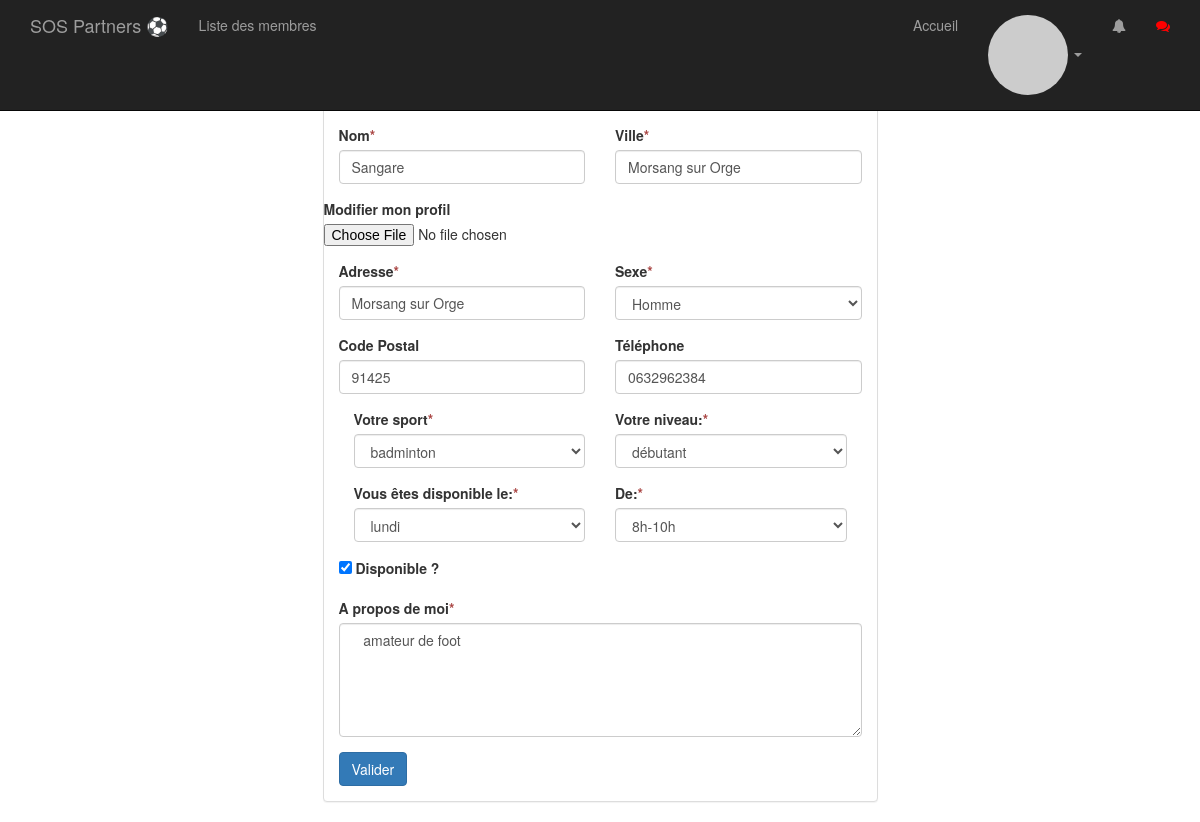
The app's page /edit_user.php?id=20 (signed in) with its own data.
### tables this page shows
CREATE TABLE `users` (
  `id` int(11) NOT NULL,
  `name` varchar(255) DEFAULT NULL,
  `pseudo` varchar(255) DEFAULT NULL,
  `email` varchar(255) DEFAULT NULL,
  `password` varchar(255) DEFAULT NULL,
  `active` enum('0','1') DEFAULT '0',
  `created_at` datetime DEFAULT NULL,
  `ville` varchar(255) DEFAULT NULL,
  `adresse` varchar(255) DEFAULT NULL,
  `sex` enum('H','F') DEFAULT NULL,
  `code_postal` varchar(255) DEFAULT NULL,
  `telephone` varchar(255) DEFAULT NULL,
  `disponible` enum('0','1') DEFAULT '0',
  `bio` text,
  `jour` enum('lundi','mardi','mercredi','jeudi','vendredi','samedi','dimanche') DEFAULT NULL,
  `sport` enum('badminton','tennis','squash','handball','basket','foot','volley','judo','golf') DEFAULT NULL,
  `disponibilite` set('8h-10h','10h-12h','12h-14h','14h-16h','16h-18h','18h-20h','20h-22h') DEFAULT NULL,
  `niveau` enum('debutant','amateur','competiteur','professionnel') DEFAULT NULL,
  `avatar` varchar(255) NOT NULL
);

### edit_user.php (called while the page is built, shortened)
<?php
require("config/database.php");
require("includes/functions.php");
if(!empty($_GET['id']) && $_GET['id'] === get_session('user_id')){
	$user = find_user_by_id($_GET['id']);
}else{
	redirect('profile.php?id='.get_session('user_id'));
}
require("views/edit_user.views.php");

### includes/functions.php (called while the page is built, shortened)
<?php
if(!function_exists('e')){
    function e($string){
     if($string){
     	return htmlspecialchars($string);
     }
    }
}
if(!function_exists('get_session')){
    function get_session($key){
     if($key){
   return !empty($_SESSION[$key])
            ? e($_SESSION[$key])
             : null;
     }
  }
}
if(!function_exists('find_user_by_id')){
    function find_user_by_id($key){
   global $db;
   $q = $db->prepare('SELECT name, pseudo, email, ville, adresse, sex, code_postal, telephone, disponible, jour, sport, disponibilite, niveau, bio FROM users WHERE id = ?');
   $id = $_GET['id'];
   $q->execute([$id]);
   $data = current($q->fetchAll(PDO::FETCH_OBJ));
     return $data;
     }
    }
    if(!function_exists('get_input')){
   	    function get_input($key){
   	    	return !empty($_SESSION['input'][$key])
   	    		? e($_SESSION['input'][$key])
   	    	   : null;
   	    	}
   }

### views/edit_user.views.php (the view, shortened to what this page needs)
     <?php include('partials/_header.php'); ?>
<div class="main-content">
    <div class="container">
      <div class="row">
      <?php if(!empty($_GET['id']) && $_GET['id'] == get_session('user_id')): ?>
    	<div class="col-md-6 col-md-offset-3">
    		 <div class="panel panel-default">
                   <div class="panel-heading">
                      <h3 class="panel-title">Editer mon profil</h3>
                   </div>
                <div class="panel-body">
                    <form data-parsley-validate method="post" autocomplete="off">
                      <div class="row">
  		                  	<div class="col-md-6">
  		            	   	 		<div class="form-group">
  		            	   	 			<label for="name">Nom<span class="text-danger">*</span></label>
  		            	   	 			<input type="text" name="name" id="name" class="form-control" placeholder="Nom" value="<?= get_input('name') ? get_input('name') : e($user-> name) ?>" required="required"/>
  		                            </div>
  		                        </div>
  		            <div class="col-md-6">
  		          	    <div class="form-group">
  		          	        <label for="ville">Ville<span class="text-danger">*</span></label>
  		          	        <input type="text" name="ville" id="ville" class="form-control" value="<?= get_input('ville') ? get_input('ville') : e($user-> ville) ?>" required="required"/>
  		          	    </div>
  		          	</div>
                          <div class="row">
                            <div class="col-md-12">
                                <div class="form-group">
                                    <label for="avatar">Modifier mon profil</label>
                                    <input type="file" name="avatar" id="avatar"/>
                                </div>
                            </div>
                          </div>
  		          	<div class="col-md-6">
  		          	 	<div class="form-group">
  		          	 		<label for="adresse">Adresse<span class="text-danger">*</span></label>
  		          	 		<input type="text" name="adresse" id="adresse" class="form-control" value="<?= get_input('adresse') ? get_input('name') : e($user-> ville) ?>" required="required"/>
  		          	    </div>
  		          	 </div>
  		          	<div class="col-md-6">
  		          	 	<div class="form-group">
  		          	 		<label for="sex">Sexe<span class="text-danger">*</span></label>
  		          	 		    <select required="required" name="sex" id="sex" class="form-control">
  		          	 			    <option value="H" <?= $user->sex == 'H' ? "selected" : "" ?>>
  		          	 				    Homme
  		          	 			    </option>
  		          	 		    </select>
  		          	 	</div>
  		          	</div>
   </div>
  		<div class="row">
  		          	    <div class="col-md-6">
  		          		    <div class="form-group">
  		          			    <label for="code_postal">Code Postal</label>
  		          			    <input type="text" name="code_postal" id="code_postal" value="<?= get_input('code_postal') ? get_input('code_postal') : e($user-> code_postal) ?>" class="form-control"/>
  		          		    </div>
  		          	    </div>
  		          	    <div class="col-md-6">
  		          		    <div class="form-group">
  		          			    <label for="telephone">Téléphone</label>
  		          			    <input type="text" name="telephone" id="telephone" value="<?= get_input('telephone') ? get_input('telephone') : e($user-> telephone) ?>" class="form-control"/>
  		          		    </div>
  		          	    </div>
  		            </div>
                    <div class="col-md-6">
                    <div class="form-group">
                      <label for="sport">Votre sport<span class="text-danger">*</span></label>
                          <select required="required" name="sport" id="sport" class="form-control">
                             <option>badminton</option>
                          </select>
                    </div>
                  </div>
                  <div class="col-md-6">
                    <div class="form-group">
                      <label for="niveau"> Votre niveau:<span class="text-danger">*</span></label>
                          <select required="required" name="niveau" id="niveau" class="form-control">
                             <option>débutant</option>
                          </select>
                    </div>
                  </div>
                    <div class="col-md-6">
                    <div class="form-group">
                      <label for="jour">Vous êtes disponible le:<span class="text-danger">*</span></label>
                          <select required="required" name="jour" id="jour" class="form-control">
                             <option>lundi</option>
                          </select>
                    </div>
                  </div>
                    <div class="col-md-6">
                    <div class="form-group">
                      <label for="disponibilite">De:<span class="text-danger">*</span></label>
                          <select required="required" name="disponibilite" id="disponibilite" class="form-control">
                             <option selected>8h-10h</option>
                          </select>
                    </div>
                  </div>
  		<div class="row">
  		          	<div class="col-md-12">
  		          		<div class="form-group">
  		          			<label for="disponible">
  		          				<input type="checkbox" name="disponible" id="disponible" <?= $user->disponible ? "checked" : "" ?>/>
  		          					Disponible ?
  		          			</label>
  		          		</div>
  		          	</div>
  		</div>
  		<div class="row">
  		          	<div class="col-md-12">
  		          		<div class="form-group">
  		          			<label for="bio">A propos de moi<span class="text-danger">*</span></label>
  		          			<textarea name="bio" id="bio" cols="30" rows="5" class="form-control" required="required" placeholder="Je suis....."> <?= get_input('bio') ? get_input('bio') : e($user-> bio) ?></textarea>
  		          		</div>
  		          	</div>
  		</div>
  		         <input type="submit" class="btn btn-primary" value="Valider" name="update"/>
  		    </form>
                </div>
             </div>
    	</div>
        <?php endif; ?>
    </div>
    </div>
   </div>
      </body>
      </html>

### assets/css/main.css (style rules this page uses)
body { padding-top: 70px; }

### records on screen
users: name "Sangare", ville "Morsang sur Orge", adresse "Morsang sur Orge", sex "Homme", code_postal "91425", telephone "0632962384", disponible "☑", bio "amateur de foot"
